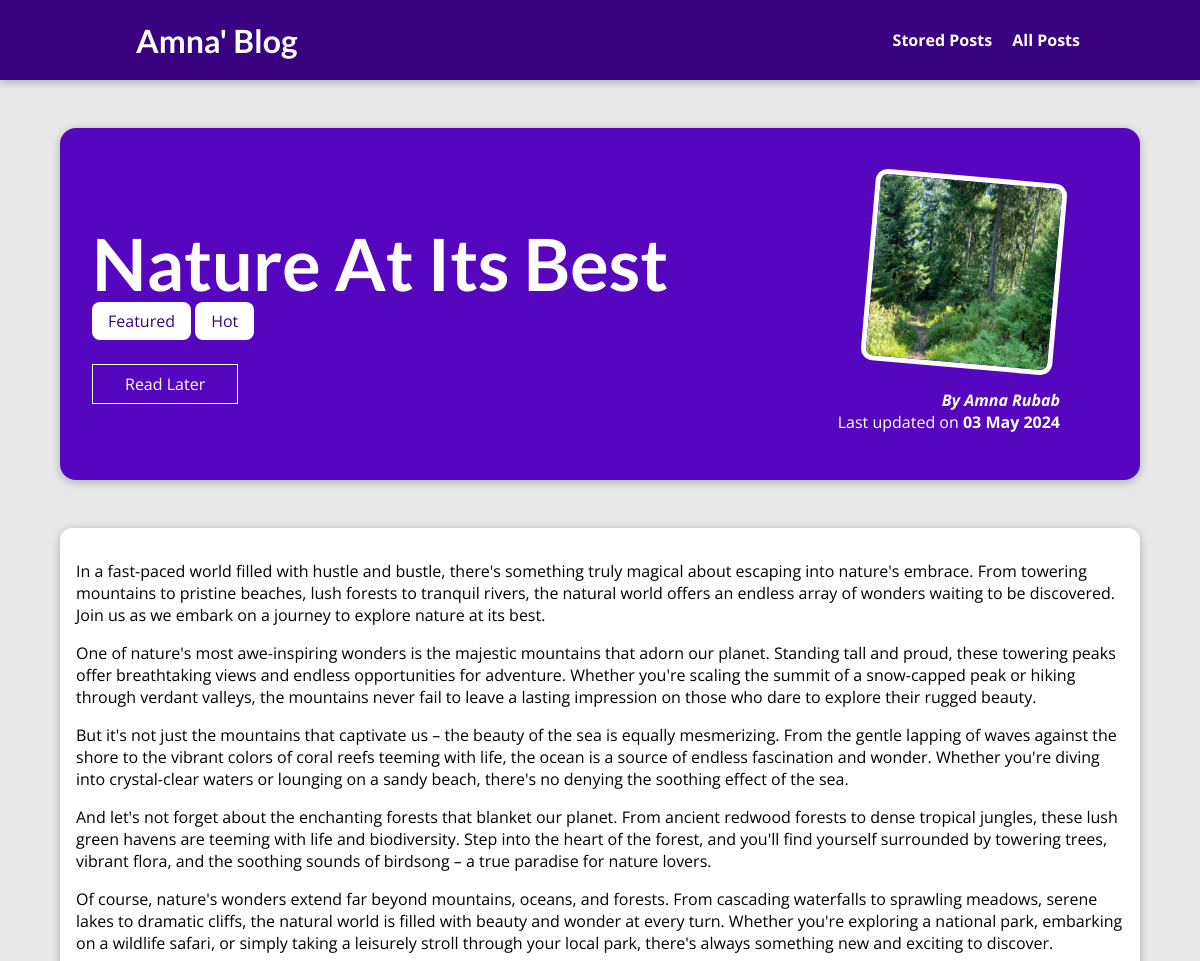
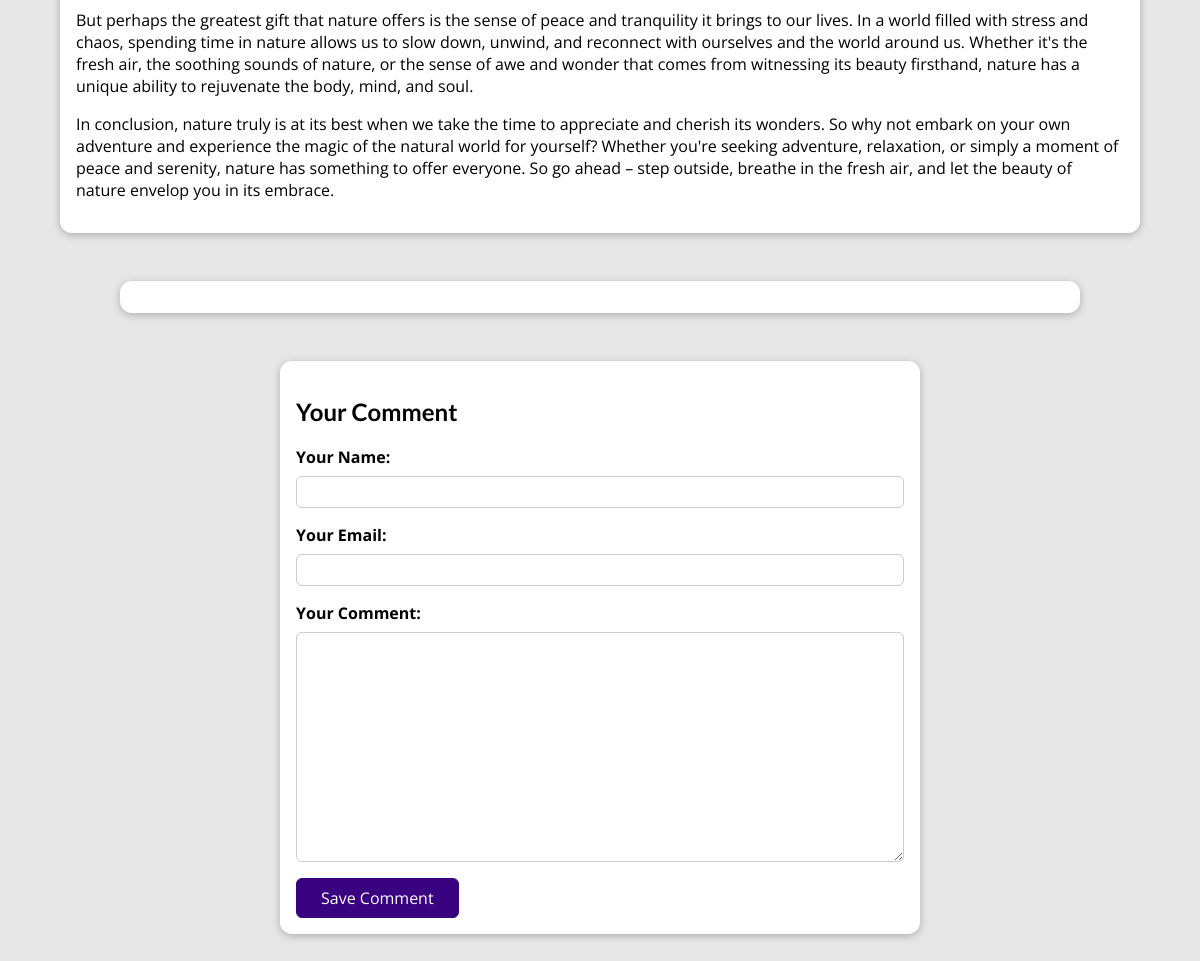
The app's page /posts/into-the-woods with its own data (2 pictures, top to bottom).
### blog/models.py (models this page shows, shortened)
class Post(models.Model):
    title = models.CharField(max_length=150)
    excerpt = models.CharField(max_length=200)
    image = models.ImageField(upload_to="posts", null=True)
    date = models.DateField(auto_now=True)
    slug = models.SlugField(unique=True, db_index=True)
    content = models.TextField(validators=[MinLengthValidator(10)])
    author = models.ForeignKey(
        Author, on_delete=models.SET_NULL, null=True ,related_name="posts")
    tags = models.ManyToManyField(Tag)

class Tag(models.Model):
    caption = models.CharField(max_length=20)

class Author(models.Model):
    first_name = models.CharField(max_length=100)
    last_name = models.CharField(max_length=100)
    email_address = models.EmailField()
    def full_name(self):
        return f"{self.first_name} {self.last_name}"
    def __str__(self):
        return self.full_name()

### blog/views.py (the view, shortened to what this page needs)
# urls.py: path("posts/<slug:slug>", views.SinglePostView.as_view(), name="post-detail-page"),
class SinglePostView(View):
    def is_stored_post(self, request, post_id):
        stored_posts = request.session.get("stored_posts")
        if stored_posts is not None:
          is_saved_for_later = post_id in stored_posts
        else:
          is_saved_for_later = False
        return is_saved_for_later
    def get(self, request, slug):
        post = Post.objects.get(slug=slug)
        context = {
            "post": post,
            "post_tags": post.tags.all(),
            "comment_form": CommentForm(),
            "comments": post.comments.all().order_by("-id"),
            "saved_for_later": self.is_stored_post(request, post.id)
        }
        return render(request, "blog/post-detail.html", context)

### blog/forms.py
class CommentForm(forms.ModelForm):
    class Meta:
        model = Comment
        exclude = ["post"]
        labels = {
          "user_name": "Your Name",
          "user_email": "Your Email",
          "text": "Your Comment"
        }

### blog/templates/blog/post-detail.html (shortened to what this page needs)
{% extends "base.html" %}
{% load static %}
{% block css_files %}
<link rel="stylesheet" href="{% static 'blog/post-detail.css' %}" />
{% endblock %}
{% block content %}
<section id="summary">
  <h2>{{ post.title }}</h2>
  <div>
    {% for tag in post_tags %}
      <span class="tag">{{ tag.caption }}</span>
    {% endfor %}
  </div>
  <div id="read-later">
    <form action="{% url 'read-later' %}" method="POST">
      <button>
        {% if saved_for_later %}
          Remove from "Read Later" List
        {% else %}
          Read Later
        {% endif %}
      </button>
    </form>
  </div>
  <article>
    <img src="{{ post.image.url }}" alt="{{ post.title }}" />
    <address>By <a href="mailto:{{ post.author.email_address }}">{{ post.author }}</a></address>
    <div>Last updated on <time>{{ post.date|date:"d M Y" }}</time></div>
  </article>
</section>
<main>
  {{ post.content|linebreaks }}
</main>
<section id="comments">
</section>
<section id="comment-form">
  <h2>Your Comment</h2>
  <form action="{% url 'post-detail-page' post.slug %}" method="POST">
    {% for form_field in comment_form %}
      <div class="form-control {% if form_field.errors %}invalid{% endif %}">
        {{ form_field.label_tag }}
        {{ form_field }}
      </div>
    {% endfor %}
    <button>Save Comment</button>
  </form>
</section>
{% endblock %}

### static/app.css (style rules this page uses)
* { box-sizing: border-box; }
html { font-family: 'Open Sans', 'Lato', sans-serif; }
body { margin: 0; }
h1, h2, h3 { font-family: 'Lato', sans-serif; font-weight: bold; }

### blog/static/blog/post-detail.css (style rules this page uses)
body { background-color: #e7e7e7; }
#summary { margin: 8rem auto 3rem auto; padding: 2rem; width: 90%; max-width: 90rem; border-radius: 16px; background-color: #5706c0; position: relative; box-shadow: 0 2px 8px rgba(0, 0, 0, 0.25); height: 22rem; }
#summary h2 { color: white; font-size: 4.5rem; margin-bottom: 0.25rem; }
#summary article { position: absolute; top: 2rem; right: 3rem; padding: 1rem 2rem; border-radius: 12px; text-align: right; color: white; }
#summary article img { width: 12rem; height: 12rem; border-radius: 12px; transform: rotateZ(5deg); border: 5px solid white; margin-bottom: 1rem; }
#summary address { font-weight: bold; }
#summary a { color: white; text-decoration: none; }
#summary time { font-weight: bold; }
#read-later { margin: 2rem 0; }
#read-later button { background-color: transparent; border: 1px solid white; padding: 0.5rem 2rem; font: inherit; color: white; cursor: pointer; }
main { width: 90%; max-width: 90rem; margin: 3rem auto; background-color: white; padding: 1rem; border-radius: 12px; box-shadow: 0 2px 8px rgba(0, 0, 0, 0.25); }
.tag { background-color: white; color: #390281; padding: 0.5rem 1rem; border-radius: 8px; }
#comment-form { margin: 3rem auto; width: 90%; max-width: 40rem; border-radius: 12px; background-color: white; box-shadow: 0 2px 8px rgba(0, 0, 0, 0.25); padding: 1rem; }
#comment-form button { font: inherit; background-color: #390281; color: white; border: 1px solid #390281; padding: 0.5rem 1.5rem; border-radius: 6px; cursor: pointer; }
.form-control { margin-bottom: 1rem; }
.form-control label { font-weight: bold; margin-bottom: 0.5rem; display: block; }
.form-control input, .form-control textarea { display: block; width: 100%; font: inherit; padding: 0.25rem; border-radius: 6px; border: 1px solid #ccc; }
#comments { margin: 3rem auto; width: 90%; max-width: 60rem; border-radius: 12px; background-color: white; box-shadow: 0 2px 8px rgba(0, 0, 0, 0.25); padding: 1rem 2rem; }

### records on screen
Post: title "Nature At Its Best", image (picture), author "Amna Rubab", date "03 May 2024", content "In a fast-paced world filled with hustle and bustle, there's something truly magical about escaping into nature's embrace. From towering mountains to pristine beaches, lush forests to tranquil rivers, the natural world offers an endless array of wonders waiting to be discovered. Join us as we embark on a journey to explore nature at its best. One of nature's most awe-inspiring wonders is the majestic mountains that adorn our planet. Standing tall and proud, these towering peaks offer breathtaking views and endless opportunities for adventure. Whether you're scaling the summit of a snow-capped peak or hiking through verdant valleys, the mountains never fail to leave a lasting impression on…"
Tag: caption "Featured"
Tag: caption "Hot"
